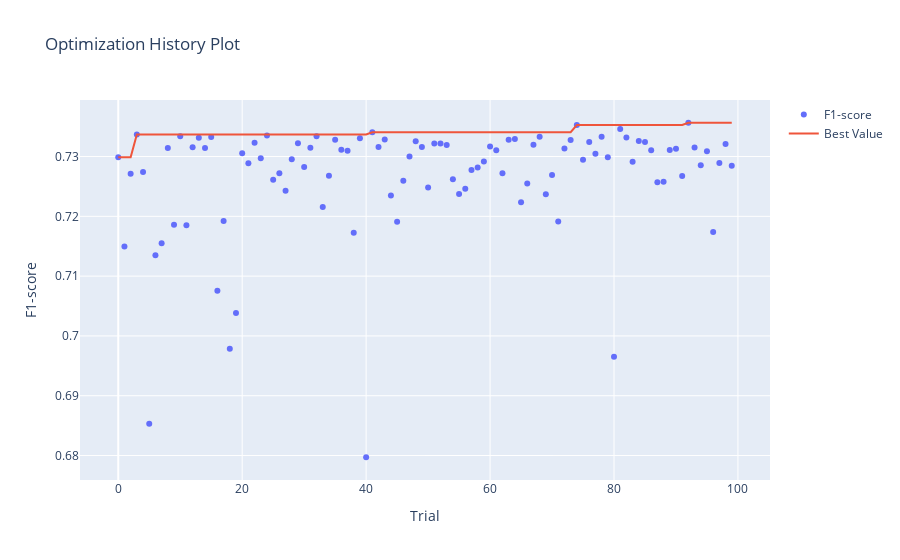

The cell this chart's notebook holds for it:
### Markdown cell above
#### 4.4.2.2. Histórico de Otimização 

O primeiro gráfico que apresentaremos é o gráfico do histórico de otimização. Ele plota o número de tentativas que tentamos para encontrar a melhor combinação de hiperparâmetros no eixo Y e um valor objetivo que obtivemos para cada tentativa no eixo Y.

Podemos usar este gráfico para verificar se a otimização de hiperparâmetros está indo na direção certa ou não.

### Code cell
plot_optimization_history(study_xgb, target_name="F1-score")
